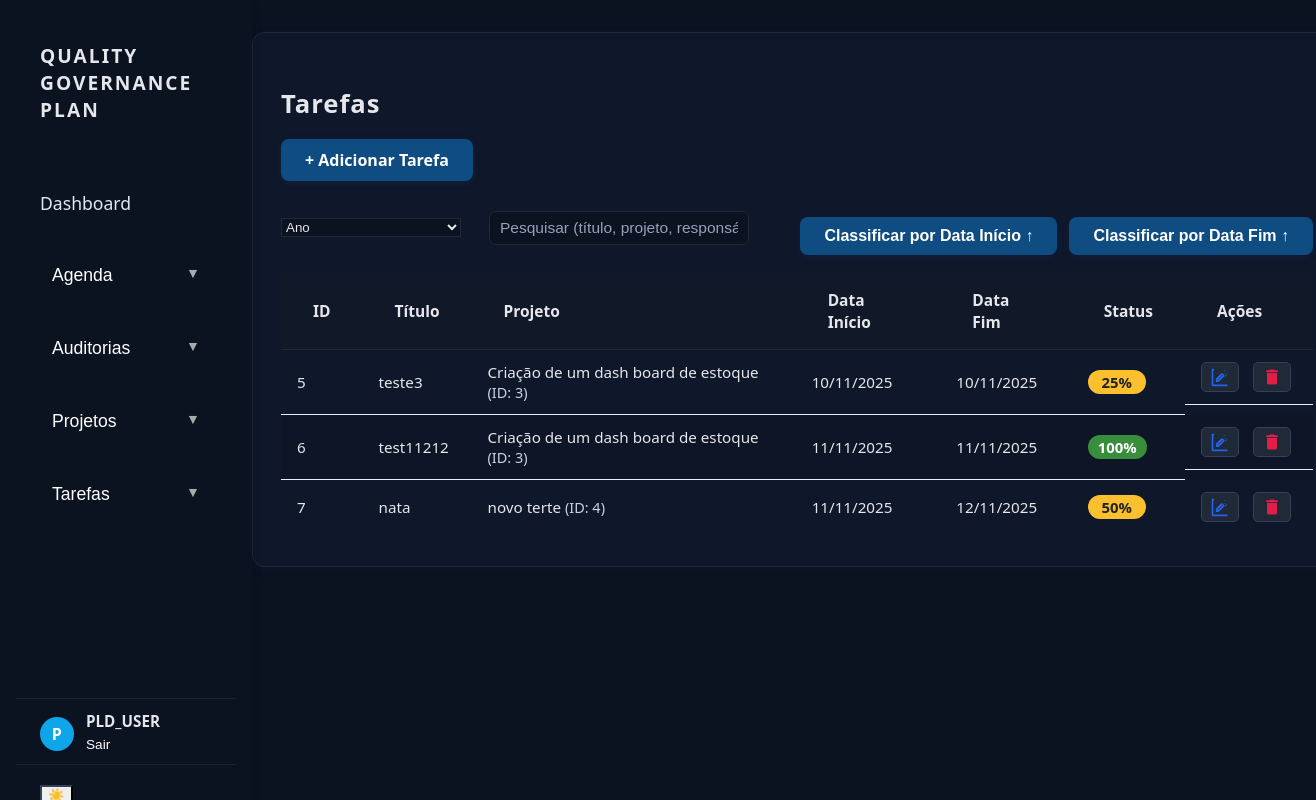
/tarefas/ (signed in), run on the app's committed database.
### banco_dados/models.py (models this page shows, shortened)
class Tarefa(models.Model):
	nome = models.CharField(max_length=120, verbose_name='Nome da tarefa')
	projeto = models.ForeignKey(Projeto, on_delete=models.CASCADE, related_name='tarefas')
	responsavel = models.CharField(max_length=100, verbose_name='Responsável', default='')
	data_inicio = models.DateField(verbose_name='Data início', null=True, blank=True)
	data_fim = models.DateField(verbose_name='Data fim', null=True, blank=True)
	concluida = models.BooleanField(default=False, verbose_name='Concluída')
	status = models.CharField(max_length=10, default='0%', verbose_name='Status (%)')
	observacao = models.TextField(blank=True, null=True, verbose_name='Observação')

class Projeto(models.Model):
	nome = models.CharField(max_length=120, verbose_name='Nome do projeto')
	responsavel = models.CharField(max_length=100, verbose_name='Responsável')
	area_responsavel = models.CharField(max_length=20, choices=AreaResponsavel.choices, verbose_name='Área responsável')
	data_inicio = models.DateField(verbose_name='Data início')
	data_fim = models.DateField(verbose_name='Data fim')
	unidade = models.CharField(max_length=20, choices=Unidade.choices, verbose_name='Unidade')
	usuario = models.ForeignKey('auth.User', on_delete=models.PROTECT, verbose_name='Usuário', editable=False, null=True, blank=True)
	status = models.PositiveIntegerField(default=0, verbose_name='% concluído')
	observacao = models.TextField(blank=True, null=True, verbose_name='Observação')
	data_criacao = models.DateTimeField(auto_now_add=True, verbose_name='Data criação')
	tarefas_associadas = models.ManyToManyField('Tarefa', blank=True, verbose_name='Tarefas associadas', related_name='projetos_associados')

### dashboard/views/tarefas_lista.py (the view)
# urls.py: path('tarefas/', tarefas_lista, name='tarefas_lista'),
def tarefas_lista(request):
    from django.db.models import Min, Max
    projeto_id = request.GET.get('projeto')
    status = request.GET.get('status')
    sort = request.GET.get('sort')
    ano = request.GET.get('ano')
    q = request.GET.get('q')
    tarefas = Tarefa.objects.all()
    if q:
        tarefas = tarefas.filter(
            Q(nome__icontains=q) |
            Q(projeto__nome__icontains=q) |
            Q(responsavel__icontains=q) |
            Q(status__icontains=q)
        )
    else:
        if status:
            status_value = status if status.endswith('%') else f"{status}%"
            tarefas = tarefas.filter(status=status_value)
        if ano:
            tarefas = tarefas.filter(data_inicio__year=ano)
    if sort == 'data_inicio_asc':
        tarefas = tarefas.order_by('data_inicio')
    elif sort == 'data_fim_asc':
        tarefas = tarefas.order_by('data_fim')
    anos = tarefas.model.objects.values_list('data_inicio__year', flat=True).distinct().order_by('data_inicio__year')
    anos = [a for a in anos if a]
    tarefas_list = []
    for tarefa in tarefas:
        if hasattr(request.user, 'profile'):
            bloqueada = tarefa.projeto.unidade != request.user.profile.unidade
        else:
            bloqueada = False
        setattr(tarefa, 'bloqueada', bloqueada)
        tarefas_list.append(tarefa)
    return render(request, 'dashboard/tarefas/lista.html', {
        'tarefas': tarefas_list,
        'projeto_id': projeto_id,
        'status': status,
        'sort': sort,
        'ano': ano,
        'anos': anos,
        'q': q,
    })

### dashboard/templates/dashboard/tarefas/lista.html (shortened to what this page needs)
{% extends 'dashboard/base.html' %}
{% block content %}
<div class="projetos-container">
    <h2 class="projetos-titulo" style="text-align:left;">Tarefas</h2>
    <a href="/tarefas/criar/" class="btn-criar-projeto" style="margin-bottom:18px;display:inline-block;">+ Adicionar Tarefa</a>
    <form method="get" class="filtros filtros-row" onsubmit="return filtrarSomentePesquisa(this)">
        <div style="display:flex;width:100%;gap:16px;align-items:center;">
            <div class="filtros-col" style="flex:0 0 auto;">
                <select name="ano" id="ano-select" style="min-width:90px;" onchange="this.form.submit();">
                    <option value="">Ano</option>
                </select>
            </div>
            <div class="filtros-col" style="flex:0 0 auto; margin-left:12px;">
                <input type="text" name="q" value="{{ q|default:'' }}" placeholder="Pesquisar (título, projeto, responsável, status)" style="min-width:260px;" onkeydown="if(event.key==='Enter'){event.target.form.setAttribute('data-search','1');}">
            </div>
            <div class="filtros-botoes" style="flex:0 0 auto;align-self:center; display:flex; gap:12px; align-items:center;">
                <button type="submit" name="sort" value="data_inicio_asc" class="btn-filtrar">Classificar por Data Início ↑</button>
                <button type="submit" name="sort" value="data_fim_asc" class="btn-filtrar">Classificar por Data Fim ↑</button>
            </div>
        </div>
    </form>
    <div class="tabela-wrapper">
        <table class="projetos-lista" style="text-align:left;">
            <thead>
                <tr>
                    <th style="text-align:left;">ID</th>
                    <th style="text-align:left;">Título</th>
                    <th style="text-align:left;">Projeto</th>
                    <th style="text-align:left;">Data Início</th>
                    <th style="text-align:left;">Data Fim</th>
                    <th style="text-align:left;">Status</th>
                    <th style="text-align:left;">Ações</th>
                </tr>
            </thead>
            <tbody>
                {% for tarefa in tarefas %}
                <tr>
                    <td style="text-align:left;">{{ tarefa.id }}</td>
                    <td style="text-align:left;">{{ tarefa.nome }}</td>
                    <td style="text-align:left;">{{ tarefa.projeto.nome }} <span class="muted" style="font-size:0.95em;">(ID: {{ tarefa.projeto.id }})</span></td>
                    <td style="text-align:left;">{{ tarefa.data_inicio|date:'d/m/Y' }}</td>
                    <td style="text-align:left;">{{ tarefa.data_fim|date:'d/m/Y' }}</td>
                    <td style="text-align:left;">
                        {% if tarefa.status == '0%' %}
                            <span class="status-badge status-vermelho">{{ tarefa.status }}</span>
                        {% elif tarefa.status == '25%' or tarefa.status == '50%' %}
                            <span class="status-badge status-amarelo">{{ tarefa.status }}</span>
                        {% elif tarefa.status == '75%' %}
                            <span class="status-badge status-azul">{{ tarefa.status }}</span>
                        {% elif tarefa.status == '100%' %}
                            <span class="status-badge status-verde">{{ tarefa.status }}</span>
                        {% else %}
                            <span class="status-badge">{{ tarefa.status }}</span>
                        {% endif %}
                    </td>
                    <td style="text-align:left; display:flex; gap:8px;">
                        <a href="/tarefas/{{ tarefa.id }}/editar/" title="Editar Tarefa" class="btn-acao" style="padding:4px 8px;display:inline-flex;align-items:center;">
                        </a>
                        <a href="/tarefas/{{ tarefa.id }}/excluir/" title="Excluir Tarefa" class="btn-acao" style="padding:4px 8px;display:inline-flex;align-items:center;">
                            <svg xmlns="http://www.w3.org/2000/svg" width="20" height="20" viewBox="0 0 24 24" fill="none"><path d="M6 19c0 1.104.896 2 2 2h8c1.104 0 2-.896 2-2V7H6v12zm13-15h-3.5l-1-1h-5l-1 1H5v2h14V4z" fill="#e11d48"/></svg>
                        </a>
                    </td>
                </tr>
                {% empty %}
                    <tr><td colspan="6" style="text-align:left;color:#888;">Nenhuma tarefa encontrada.</td></tr>
                {% endfor %}
            </tbody>
        </table>
    </div>
</div>
{% endblock %}

### dashboard/templates/dashboard/base.html (shortened to what this page needs)
{% load static %}
<!DOCTYPE html>
<html lang="pt-br">
<head>
    <link rel="stylesheet" href="{% static 'dashboard/style.css' %}">
    <link rel="stylesheet" href="{% static 'dashboard/theme.css' %}">
    <link rel="stylesheet" href="{% static 'dashboard/dark.css' %}">
</head>
<body class="dark">
    <div class="sidebar">
        <span class="project-title">QUALITY GOVERNANCE PLAN</span>
        <nav class="side-menu">
            <ul>
                <li><a href="/">Dashboard</a></li>
                <li class="dropdown">
                    <button type="button">Agenda</button>
                </li>
                <li class="dropdown">
                    <button type="button">Auditorias</button>
                </li>
                <li class="dropdown">
                    <button type="button">Projetos</button>
                </li>
                <li class="dropdown">
                    <button type="button">Tarefas</button>
                </li>
            </ul>
        </nav>
        <div class="sidebar-user" aria-label="Usuário logado">
            <div class="avatar" aria-hidden="true">
                {{ request.user.username|first|upper }}
            </div>
            <div class="user-meta">
                <div class="name">{{ request.user.get_full_name|default:request.user.username }}</div>
                <div class="actions">
                    <form method="post" action="{% url 'logout' %}" style="display:inline;">
                        <button type="submit" class="logout" style="background:none;border:none;padding:0;color:inherit;cursor:pointer;">Sair</button>
                    </form>
                </div>
            </div>
        </div>
        <div class="sidebar-actions">
            <button id="theme-toggle" class="theme-toggle" title="Alternar tema" aria-label="Alternar tema">☀️</button>
        </div>
    </div>
    <main class="main-content" style="margin-left:220px;">
        {% block content %}{% endblock %}
    </main>
</body>
</html>

### dashboard/static/dashboard/style.css (style rules this page uses)
.status-badge { display: inline-block; min-width: 38px; padding: 2px 10px; border-radius: 12px; font-weight: 600; font-size: 0.98em; text-align: center; color: #fff; }
.status-amarelo { background: #fbc02d; color: #222; }
.status-verde { background: #388e3c; }
.projetos-container { background: var(--surface-0); border-radius: 12px; box-shadow: 0 2px 12px rgba(24,119,242,0.06); padding: 32px 28px; max-width: 1100px; min-width: 900px; margin: 0 auto; }
.projetos-titulo { font-size: 2em; font-weight: 700; color: #1877F2; margin-bottom: 24px; letter-spacing: 1px; }
.btn-filtrar { background: #1877F2; color: #fff; border: none; border-radius: 6px; padding: 8px 18px; font-size: 1em; font-weight: 500; cursor: pointer; transition: background 0.2s; margin-top: 18px; }
.tabela-wrapper { overflow-x: auto; margin-top: 8px; }
.projetos-lista { width: 100%; border-collapse: separate; border-spacing: 0; background: var(--surface-0); border-radius: 10px; box-shadow: 0 1px 6px rgba(24,119,242,0.04); }
.projetos-lista th { background: #e3f0ff; color: #1877F2; font-weight: 600; padding: 12px 8px; border-bottom: 2px solid #dbeafe; font-size: 1em; }
.projetos-lista td { padding: 10px 8px; font-size: 0.98em; color: #333; border-bottom: 1px solid #e3f0ff; }
.projetos-lista tr:last-child td { border-bottom: none; }
.btn-acao { background: #e3f0ff; color: #1877F2; border: none; border-radius: 5px; padding: 5px 12px; font-size: 0.97em; font-weight: 500; margin-right: 6px; cursor: pointer; text-decoration: none; transition: background 0.2s, color 0.2s; }
.btn-criar-projeto { background: #1877F2; color: #fff; border: none; border-radius: 6px; padding: 10px 22px; font-size: 1em; font-weight: 500; text-decoration: none; transition: background 0.2s; box-shadow: 0 1px 4px rgba(24,119,242,0.07); }
body { margin: 0; font-family: 'Segoe UI', Arial, sans-serif; background: var(--surface-50); }
.sidebar { width: 260px; background: #1877F2; color: #fff; height: 100vh; position: fixed; left: 0; top: 0; display: flex; flex-direction: column; padding: 24px 16px; }
.project-title { font-size: 1.4em; font-weight: bold; margin-bottom: 24px; letter-spacing: 1px; }
.sidebar nav ul { list-style: none; padding: 0; }
.sidebar nav ul li { margin: 16px 0; font-size: 1.1em; cursor: pointer; transition: background 0.2s; padding: 6px 12px; border-radius: 4px; }
.main-content { margin-left: 0; padding: 32px; display: flex; flex-direction: column; align-items: center; }
.tabela-tarefas th, .tabela-tarefas td, .projetos-lista th, .projetos-lista td { padding: 16px 32px; font-size: 1.12rem; text-align: center; }

### data on the page
Tarefa: id "5", nome "teste3", projeto.nome "Criação de um dash board de estoque", projeto.id "3", data_inicio "10/11/2025", data_fim "10/11/2025", status "25%"
Tarefa: id "6", nome "test11212", projeto.nome "Criação de um dash board de estoque", projeto.id "3", data_inicio "11/11/2025", data_fim "11/11/2025", status "100%"
Tarefa: id "7", nome "nata", projeto.nome "novo terte", projeto.id "4", data_inicio "11/11/2025", data_fim "12/11/2025", status "50%"

### other printed values
{{ request.user.username|first|upper }} "P"
{{ request.user.get_full_name|default:request.user.username }} "PLD_USER"
